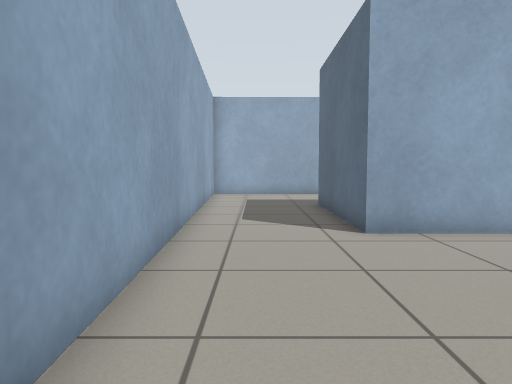
View 1 (above)

16 first-person views from a walk through a robot-simulator world made for Gazebo. The camera is 0.72 m above the floor, tilts 4° down and sees 70° across. The floor is counted in squares, 0.5 m on a side. Each view is taken from the middle of a square. On the plan, view 1 faces up. The plan holds only what a view shows up to about 16 squares ahead; the rest is blank.

View 2
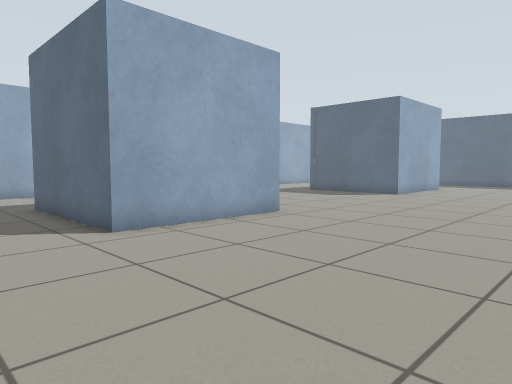

View 3
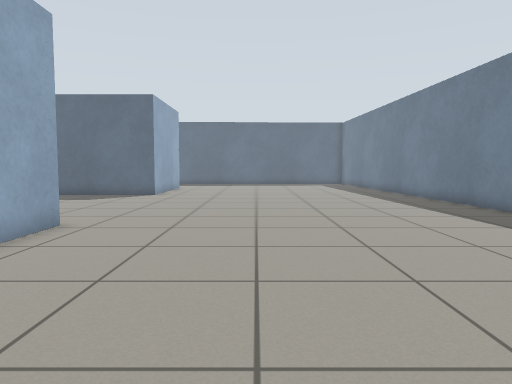

View 4
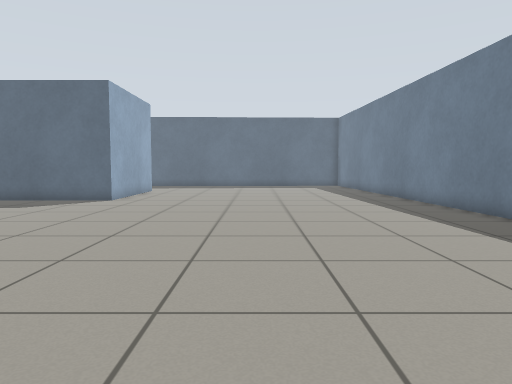

View 5
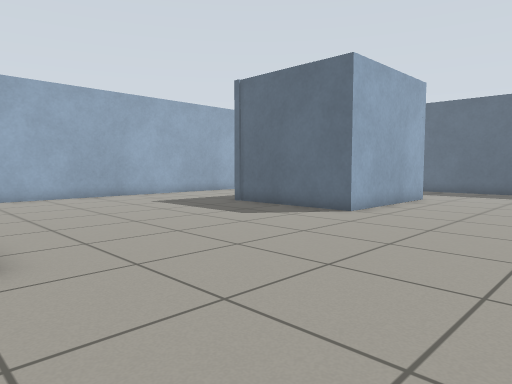

View 6
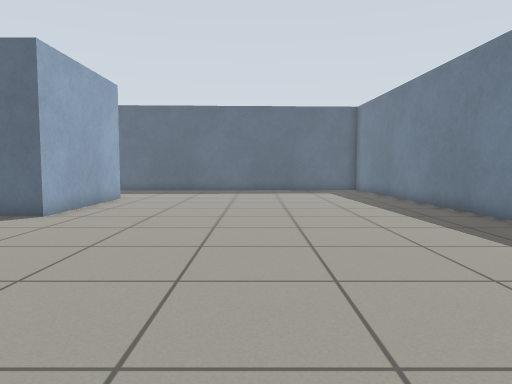

View 7
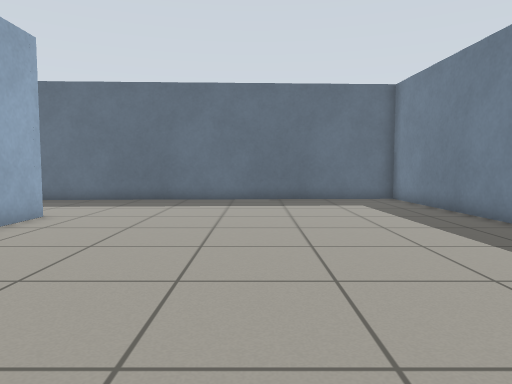

View 8
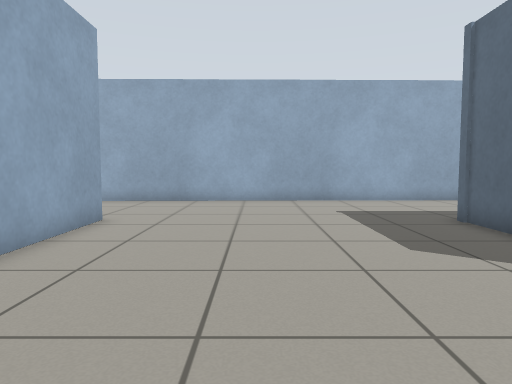

View 9
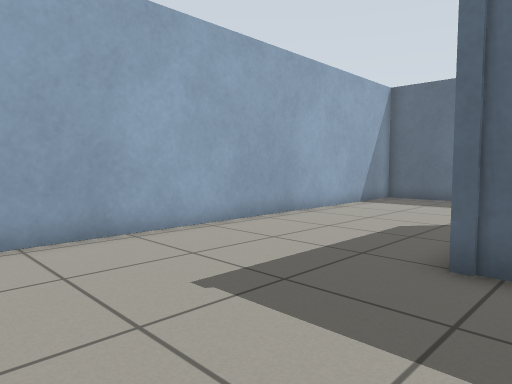

View 10
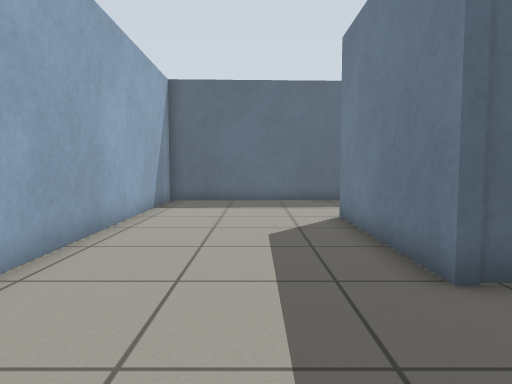

View 11
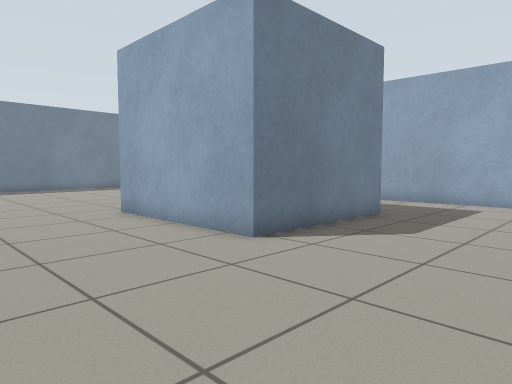

View 12
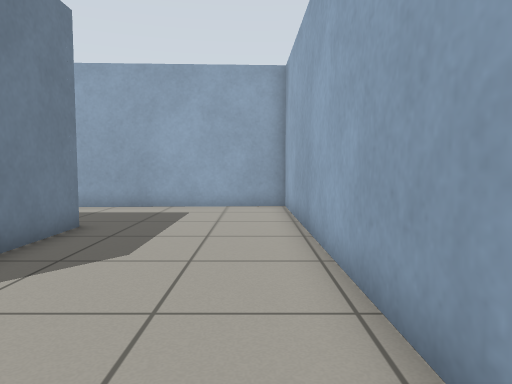

View 13
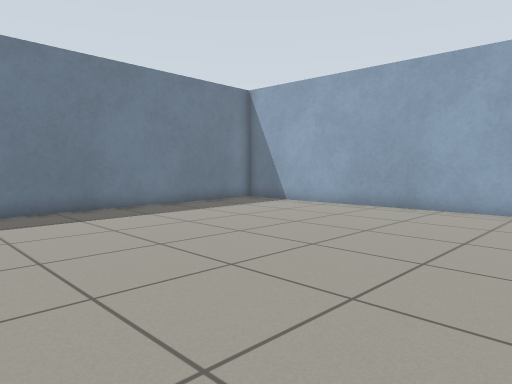

View 14
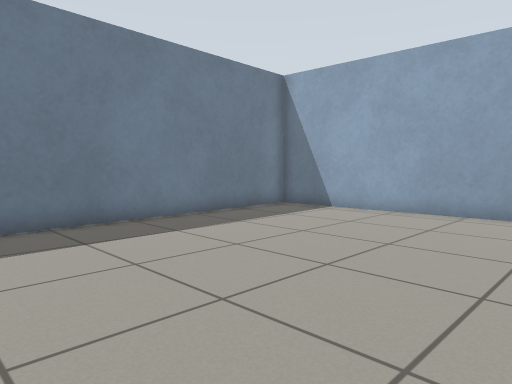

View 15
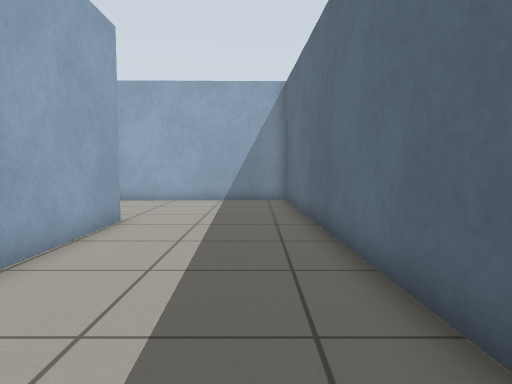

View 16
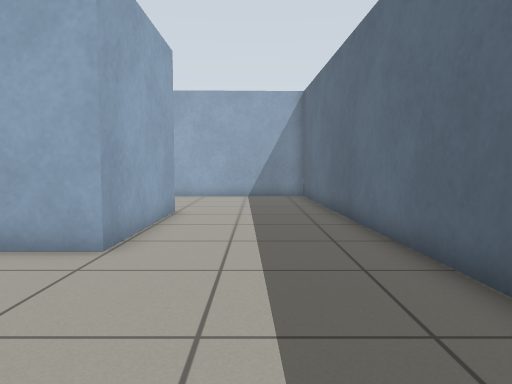

### Floor plan
Points are (right, up) in squares from view 1. A wall is a line through its corners. A room is listed if a view was taken in it or the views show most of it. See-through windows are left out.
Room 1 (views 1, 2, 3, 4, 5, 6, 7, 8, 9, 10, 11, 12, 13, 14, 15, 16)
walls: (17.4, 8.1) (17.4, 13.6) (23.4, 13.6) (23.4, 8.1) (17.4, 8.1); (7.9, 7.8) (2.4, 7.8) (2.4, 13.8) (7.9, 13.8) (7.9, 7.8); (10.4, -5) (29.2, -4.1) (28.3, 19.6) (-2.2, 19.1) (-1.1, -5.6) (8.9, -5.1)

Where each view was taken, in squares from view 1:
view 1: 0 up, 0 right, facing up
view 2: 0 up, 1 left, facing up-right
view 3: 3 up, 1 left, facing right
view 4: 2 up, 2 right, facing right
view 5: 2 up, 7 right, facing up-right
view 6: 2 up, 7 right, facing right
view 7: 2 up, 13 right, facing right
view 8: 4 up, 12 right, facing up
view 9: 12 up, 12 right, facing up-right
view 10: 16 up, 13 right, facing right
view 11: 19 up, 13 right, facing down-left
view 12: 18 up, 11 right, facing left
view 13: 7 up, 11 right, facing down-left
view 14: 4 up, 10 right, facing down-left
view 15: 4 up, 27 right, facing up
view 16: 2 up, 26 right, facing up
